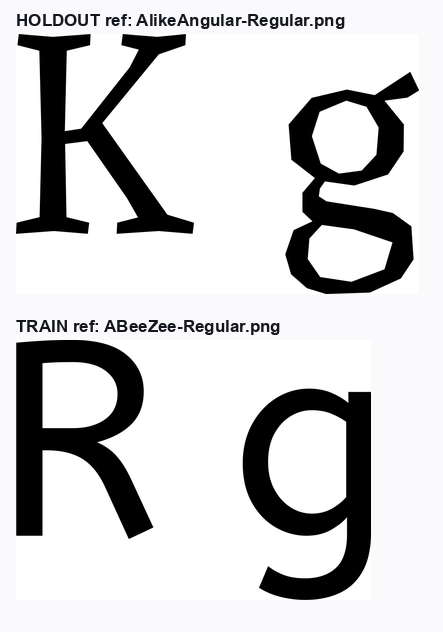
#> input picture viz/ref_chars_mismatch_evidence.png, 443 x 632 px, given as the content of the folder eval_holdout_photo/references, which was not available
$ python build_degraded_holdout.py
#> lines starting #> are read from the running program, lines starting #| are printed output that depends on the picture; pictures that were not available may be replaced by others from this repository, and a replacement may not be noted
#> in build, im is the input picture: PIL image 443x632 RGB; mean R, G, B 205.9, 206, 206.6
"""Build holdout variants whose REFERENCES look like something a user uploaded.

THE GAP THIS MEASURES. Every number this project has published is an
ORACLE-REFERENCE number: the reference image is rendered from the target font's
own TTF, through the same code that produced the ground-truth atlas. It is
pixel-exact, noiseless, perfectly framed, and made by the same pipeline being
evaluated. A real user uploads a screenshot or a photo.

`docs/quality-roadmap-v3.md` said in May that "if users supply non-oracle refs,
quality WILL drop sharply". That has never been measured, and it is the single
largest gap between these results and a usable product.

WHY DEGRADE THE ORACLE RATHER THAN SUBSTITUTE A DIFFERENT FONT. A reference
from some *other* typeface has no ground truth to score against -- the model
would be asked to produce a style whose correct answer does not exist in the
holdout. Degrading the oracle reference keeps the ground truth exactly valid
while removing the same-pipeline, pixel-exact advantage. It isolates one
variable: input fidelity.

TIERS, so the result is a dose-response curve and not one arbitrary point:

  screenshot  a clean screen capture: downscale/upscale resample, light JPEG.
  upload      a typical user file: smaller resample, visible JPEG, slight blur.
  photo       a phone photo of print: the above plus rotation, perspective-ish
              contrast shift, and sensor noise.

Ground-truth atlases are COPIED UNCHANGED. Only references differ.

  python analysis/build_degraded_holdout.py
  python analysis/build_degraded_holdout.py --tier upload --out eval_holdout_upload
"""

# repo root on sys.path so `python analysis/x.py` works as well as `-m`
import os as _os, sys as _sys
_sys.path.insert(0, _os.path.dirname(_os.path.dirname(_os.path.abspath(__file__))))

import argparse
import io
import json
import os
import shutil

import numpy as np
from PIL import Image, ImageFilter

SRC = "eval_holdout"


def _jpeg(im, quality):
    buf = io.BytesIO()
    im.convert("L").save(buf, format="JPEG", quality=quality)
    buf.seek(0)
    return Image.open(buf).convert("L")


def _resample(im, factor):
    """Downscale then back up -- the detail loss of a rescaled screenshot."""
#> called with factor = 0.32
    w, h = im.size
#> w = 443; h = 632
    small = im.resize((max(1, int(w * factor)), max(1, int(h * factor))),
                      Image.LANCZOS)
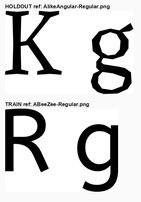
#> small: PIL image 141x202 L; min 0, max 255, mean 205.9
    return small.resize((w, h), Image.LANCZOS)
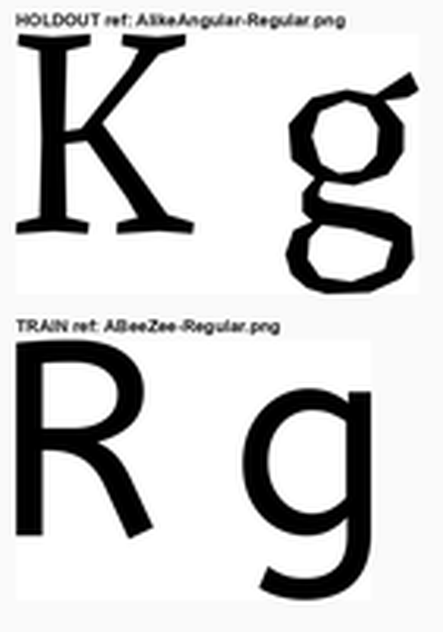
#> returned value: PIL image 443x632 L; min 0, max 255, mean 205.9


def tier_screenshot(im, rng):
    return _jpeg(_resample(im, 0.55), 85)


def tier_upload(im, rng):
    im = _resample(im, 0.38)
    im = im.filter(ImageFilter.GaussianBlur(0.6))
    return _jpeg(im, 60)


def tier_photo(im, rng):
    im = _resample(im, 0.32)
    im = im.rotate(rng.uniform(-1.8, 1.8), resample=Image.BICUBIC,
                   fillcolor=0, expand=False)
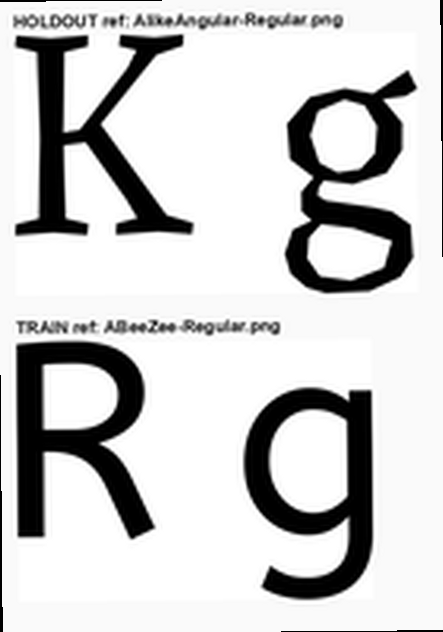
#> im: PIL image 443x632 L; min 0, max 255, mean 204.6
    a = np.asarray(im).astype(np.float32)
    # Uneven lighting: a soft horizontal gradient, as when photographing a page.
    h, w = a.shape
#> h = 632; w = 443
    grad = np.linspace(0.86, 1.14, w, dtype=np.float32)[None, :]
    a = a * grad
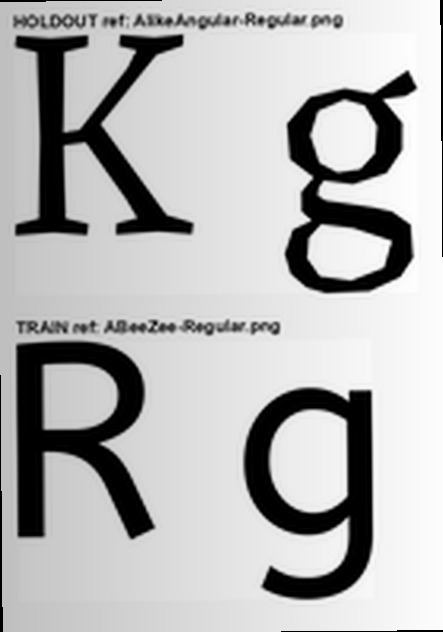
#> a: shape (632, 443) float32; min 0, max 287.1, mean 205.1; drawn with min black and max white
    a = a + rng.normal(0.0, 4.0, a.shape).astype(np.float32)   # sensor noise
    a = np.clip(a, 0, 255).astype(np.uint8)
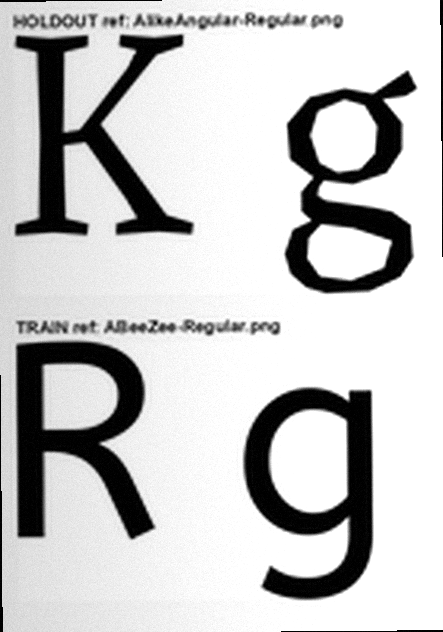
#> a: shape (632, 443); min 0, max 255, mean 198.9
    im = Image.fromarray(a, mode="L").filter(ImageFilter.GaussianBlur(0.8))
    return _jpeg(im, 45)


TIERS = {"screenshot": tier_screenshot, "upload": tier_upload, "photo": tier_photo}


def build(tier, out, src=SRC, seed=0):
    fn = TIERS[tier]
    rng = np.random.default_rng(seed)
    if os.path.isdir(out):
        shutil.rmtree(out)
    shutil.copytree(src, out)

    ref_dir = os.path.join(out, "references")
    n, diffs = 0, []
    for name in sorted(os.listdir(ref_dir)):
        if not name.lower().endswith(".png"):
            continue
        p = os.path.join(ref_dir, name)
        with Image.open(p) as im:
            orig = im.convert("L")
            deg = fn(orig, rng)
        diffs.append(float(np.abs(np.asarray(orig, dtype=np.int16)
                                  - np.asarray(deg, dtype=np.int16)).mean()))
        deg.save(p)          # same filename, so the manifest still resolves
        n += 1

    meta = os.path.join(out, "degradation.json")
    with open(meta, "w", encoding="utf-8") as f:
        json.dump({"tier": tier, "source": src, "n_references": n,
                   "mean_abs_diff_vs_oracle": round(float(np.mean(diffs)), 3),
                   "note": "GROUND-TRUTH ATLASES ARE UNCHANGED; only the "
                           "reference images are degraded."}, f, indent=1)
    return n, float(np.mean(diffs))


def main(argv=None):
    ap = argparse.ArgumentParser(description=__doc__,
                                 formatter_class=argparse.RawDescriptionHelpFormatter)
    ap.add_argument("--tier", choices=sorted(TIERS) + ["all"], default="all")
    ap.add_argument("--out", default=None,
                    help="output dir (default eval_holdout_<tier>)")
    ap.add_argument("--src", default=SRC)
    args = ap.parse_args(argv)

    tiers = sorted(TIERS) if args.tier == "all" else [args.tier]
    for t in tiers:
        out = args.out or f"eval_holdout_{t}"
        n, d = build(t, out, args.src)
#> n = 1; d = 16.74
        print(f"{t:<11} -> {out:<28} {n} references, "
              f"mean |diff| vs oracle {d:.2f}/255")
#| photo       -> eval_holdout_photo           1 references, mean |diff| vs oracle 16.74/255
    print("\nGround truth is untouched in every tier. Only the model's INPUT "
          "changed.")
    return 0


if __name__ == "__main__":
    _sys.exit(main())
#> (the program exits here)
